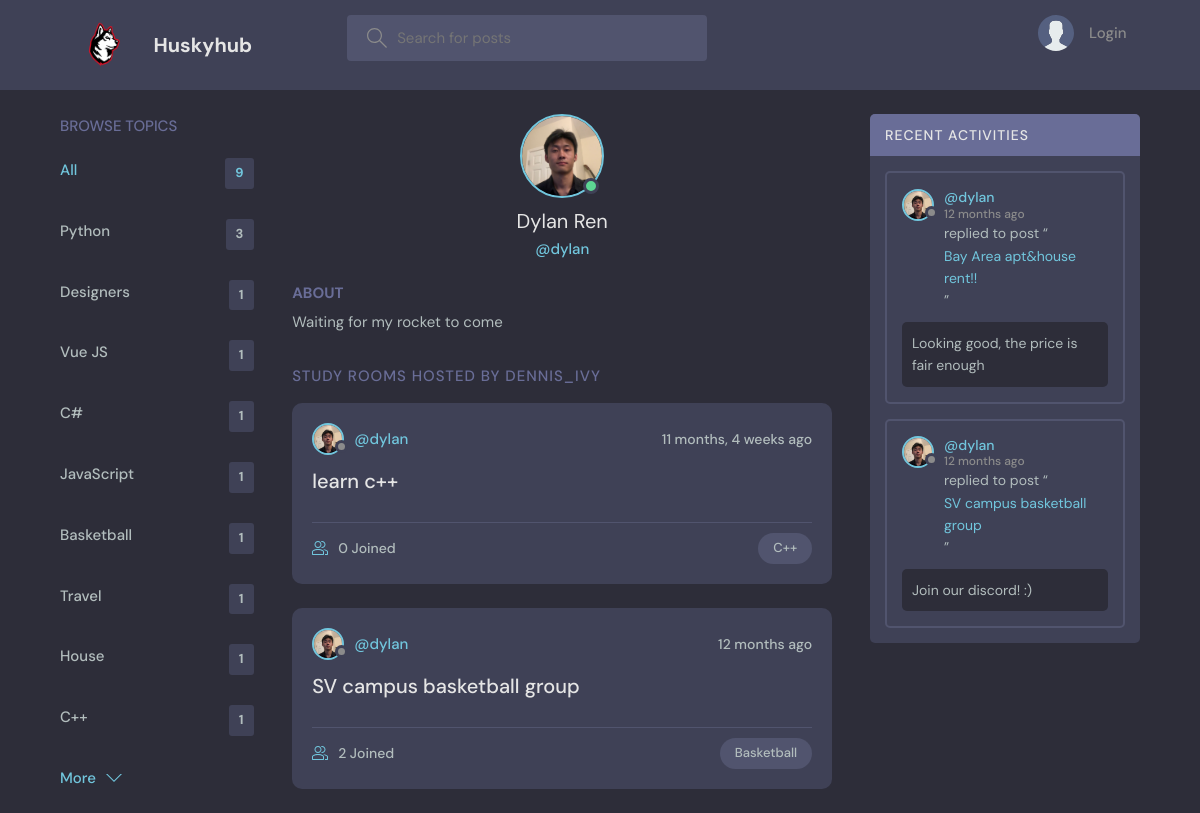
Screenshot of /profile/6/ with the database file from the repository.
### base/models.py (models this page shows, shortened)
class Topic(models.Model):
    name = models.CharField(max_length=200)

class User(AbstractUser):
    name = models.CharField(max_length=200, null=True)
    email = models.EmailField(unique=True, null=True)
    bio = models.TextField(null=True)
    avatar = models.ImageField(null=True, default="avatar.svg")
    USERNAME_FIELD = 'email'
    REQUIRED_FIELDS = ['username']

class Room(models.Model):
    host = models.ForeignKey(User, on_delete=models.SET_NULL, null=True)
    topic = models.ForeignKey(Topic, on_delete=models.SET_NULL, null=True)
    name = models.CharField(max_length=200)
    description = models.TextField(null=True, blank=True)
    participants = models.ManyToManyField(
    User, related_name='participants', blank=True)
    updated = models.DateTimeField(auto_now=True)
    created = models.DateTimeField(auto_now_add=True)
    class Meta:
        ordering = ['-updated', '-created']
    def __str__(self):
        return self.name

class Message(models.Model):
    user = models.ForeignKey(User, on_delete=models.CASCADE)
    room = models.ForeignKey(Room, on_delete=models.CASCADE)
    body = models.TextField()
    updated = models.DateTimeField(auto_now=True)
    created = models.DateTimeField(auto_now_add=True)
    class Meta:
        ordering = ['-updated', '-created']

### base/views.py (the view)
# urls.py: path('profile/<str:pk>/', views.userProfile, name="user-profile"),
def userProfile(request, pk):
    user = User.objects.get(id=pk)
    rooms = user.room_set.all()
    room_messages = user.message_set.all()
    topics = Topic.objects.all()
    context = {'user': user, 'rooms': rooms,
               'room_messages': room_messages, 'topics': topics}
    return render(request, 'base/profile.html', context)

### base/templates/base/profile.html (shortened to what this page needs)
{% extends 'main.html' %}
{% block content %}
<main class="profile-page layout layout--3">
  <div class="container">
    {% include 'base/topics_component.html' %}
    <div class="roomList">
      <div class="profile">
        <div class="profile__avatar">
          <div class="avatar avatar--large active">
            <img src="{{user.avatar.url}}" />
          </div>
        </div>
        <div class="profile__info">
          <h3>{{user.name}}</h3>
          <p>@{{user.username}}</p>
        </div>
        <div class="profile__about">
          <h3>About</h3>
          <p>
            {{user.bio}}
          </p>
        </div>
      </div>
      <div class="roomList__header">
        <div>
          <h2>Study Rooms Hosted by dennis_ivy</a>
          </h2>
        </div>
      </div>
      {% include 'base/feed_component.html' %}
    </div>
    {% include 'base/activity_component.html' %}
  </div>
</main>
{% endblock content %}

### base/templates/base/topics_component.html
<div class="topics">
    <div class="topics__header">
        <h2>Browse Topics</h2>
    </div>
    <ul class="topics__list">
        <li>
            <a href="{% url 'home' %}" class="active">All <span>{{topics.count}}</span></a>
        </li>
        {% for topic in topics %}
        <li>
            <a href="{% url 'home' %}?q={{topic.name}}">{{topic.name}}<span>{{topic.room_set.all.count}}</span></a>
        </li>
        {% endfor %}
    </ul>
    <a class="btn btn--link" href="{% url 'topics' %}">
        More
        <svg version="1.1" xmlns="http://www.w3.org/2000/svg" width="32" height="32" viewBox="0 0 32 32">
            <title>chevron-down</title>
            <path d="M16 21l-13-13h-3l16 16 16-16h-3l-13 13z"></path>
        </svg>
    </a>
</div>

### base/templates/base/feed_component.html (shortened to what this page needs)
{% for room in rooms %}
<div class="roomListRoom">
    <div class="roomListRoom__header">
        <a href="{% url 'user-profile' room.host.id %}" class="roomListRoom__author">
            <div class="avatar avatar--small">
                <img src="{{room.host.avatar.url}}" />
            </div>
            <span>@{{room.host.username}}</span>
        </a>
        <div class="roomListRoom__actions">
            <span>{{room.created|timesince}} ago</span>
        </div>
    </div>
    <div class="roomListRoom__content">
        <a href="{% url 'room' room.id %}">{{room.name}}</a>
    </div>
    <div class="roomListRoom__meta">
        <a href="{% url 'room' room.id %}" class="roomListRoom__joined">
            {{room.participants.all.count}} Joined
        </a>
        <p class="roomListRoom__topic">{{room.topic.name}}</p>
    </div>
</div>
{% endfor %}

### base/templates/base/activity_component.html (shortened to what this page needs)
<div class="activities">
    <div class="activities__header">
        <h2>Recent Activities</h2>
    </div>
    {% for message in room_messages %}
    <div class="activities__box">
        <div class="activities__boxHeader roomListRoom__header">
            <a href="{% url 'user-profile' message.user.id %}" class="roomListRoom__author">
                <div class="avatar avatar--small">
                    <img src="{{message.user.avatar.url}}" />
                </div>
                <p>
                    @{{message.user.username}}
                    <span>{{message.created|timesince}} ago</span>
                </p>
            </a>
        </div>
        <div class="activities__boxContent">
            <p>replied to post “<a href="{% url 'room' message.room.id %}">{{message.room}}</a>”</p>
            <div class="activities__boxRoomContent">{{message.body|truncatechars:150}}</div>
        </div>
    </div>
    {% endfor %}
</div>

### rows the page displays
Topic: name "Python", room_set.all.count "3"
Topic: name "Designers", room_set.all.count "1"
Topic: name "Vue JS", room_set.all.count "1"
Topic: name "C#", room_set.all.count "1"
Topic: name "JavaScript", room_set.all.count "1"
Topic: name "Basketball", room_set.all.count "1"
Topic: name "Travel", room_set.all.count "1"
Topic: name "House", room_set.all.count "1"
Topic: name "C++", room_set.all.count "1"
User: avatar (picture), name "Dylan Ren", username "dylan", bio "Waiting for my rocket to come"
Room: host.avatar (picture), host.username "dylan", created "11 months, 4 weeks", name "learn c++", participants.all.count "0", topic.name "C++"
Room: host.avatar (picture), host.username "dylan", created "12 months", name "SV campus basketball group", participants.all.count "2", topic.name "Basketball"
Message: user.avatar (picture), user.username "dylan", created "12 months", room "Bay Area apt&house rent!!", body "Looking good, the price is fair enough"
Message: user.avatar (picture), user.username "dylan", created "12 months", room "SV campus basketball group", body "Join our discord! :)"

### other values shown
{{ topics.count }} "9"
